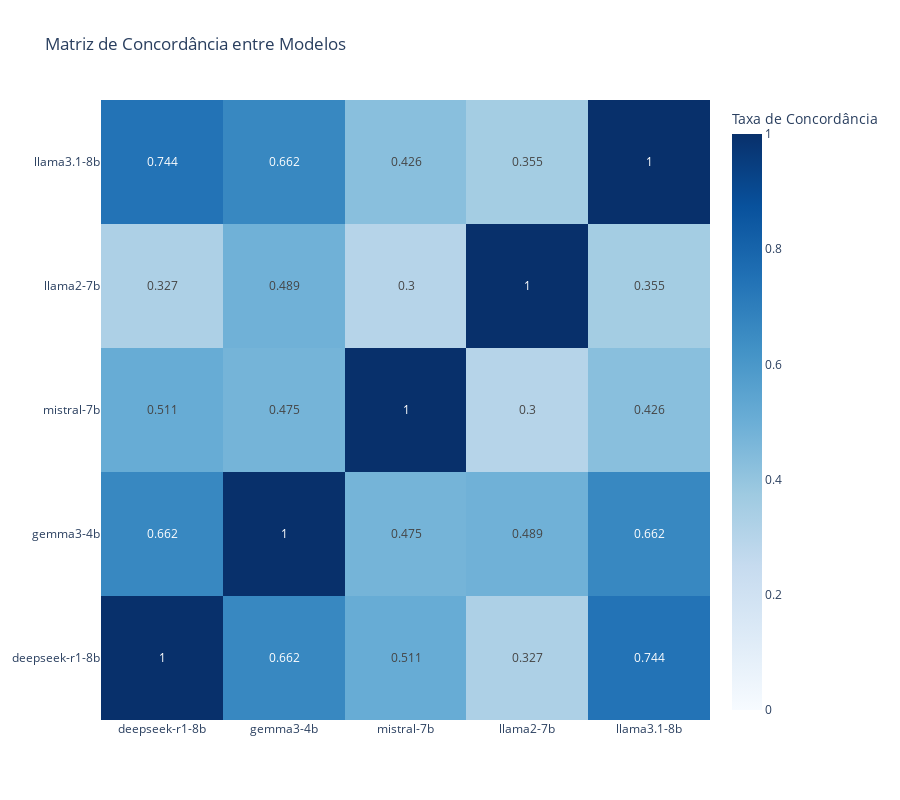

Notebook source saved alongside this figure:
### Markdown cell above
### - Pairwise_agreement

### Code cell
logger.info("\n📊 Gerando heatmap de concordância...")
visualizer.plot_agreement_heatmap(
    agreement_df=report['pairwise_agreement'],
    title='Matriz de Concordância entre Modelos',
)

### Figure 1 — Plotly figure (JSON) as saved in the notebook; plotly's stock layout.template omitted (floating-point values rounded to 4 significant figures)
{"data": [{"colorbar": {"title": {"text": "Taxa de Concordância"}}, "colorscale": [[0, "rgb(247,251,255)"], [0.125, "rgb(222,235,247)"], [0.25, "rgb(198,219,239)"], [0.375, "rgb(158,202,225)"], [0.5, "rgb(107,174,214)"], [0.625, "rgb(66,146,198)"], [0.75, "rgb(33,113,181)"], [0.875, "rgb(8,81,156)"], [1, "rgb(8,48,107)"]], "text": [[1, 0.662, 0.511, 0.327, 0.744], [0.662, 1, 0.475, 0.489, 0.662], [0.511, 0.475, 1, 0.3, 0.426], [0.327, 0.489, 0.3, 1, 0.355], [0.744, 0.662, 0.426, 0.355, 1]], "texttemplate": "%{text}", "type": "heatmap", "x": ["deepseek-r1-8b", "gemma3-4b", "mistral-7b", "llama2-7b", "llama3.1-8b"], "y": ["deepseek-r1-8b", "gemma3-4b", "mistral-7b", "llama2-7b", "llama3.1-8b"], "z": [[1, 0.662, 0.5108, 0.3274, 0.7442], [0.662, 1, 0.4752, 0.4886, 0.6618], [0.5108, 0.4752, 1, 0.3, 0.4258], [0.3274, 0.4886, 0.3, 1, 0.355], [0.7442, 0.6618, 0.4258, 0.355, 1]], "zmax": 1, "zmin": 0}], "layout": {"height": 800, "title": {"text": "Matriz de Concordância entre Modelos"}, "width": 900}}
